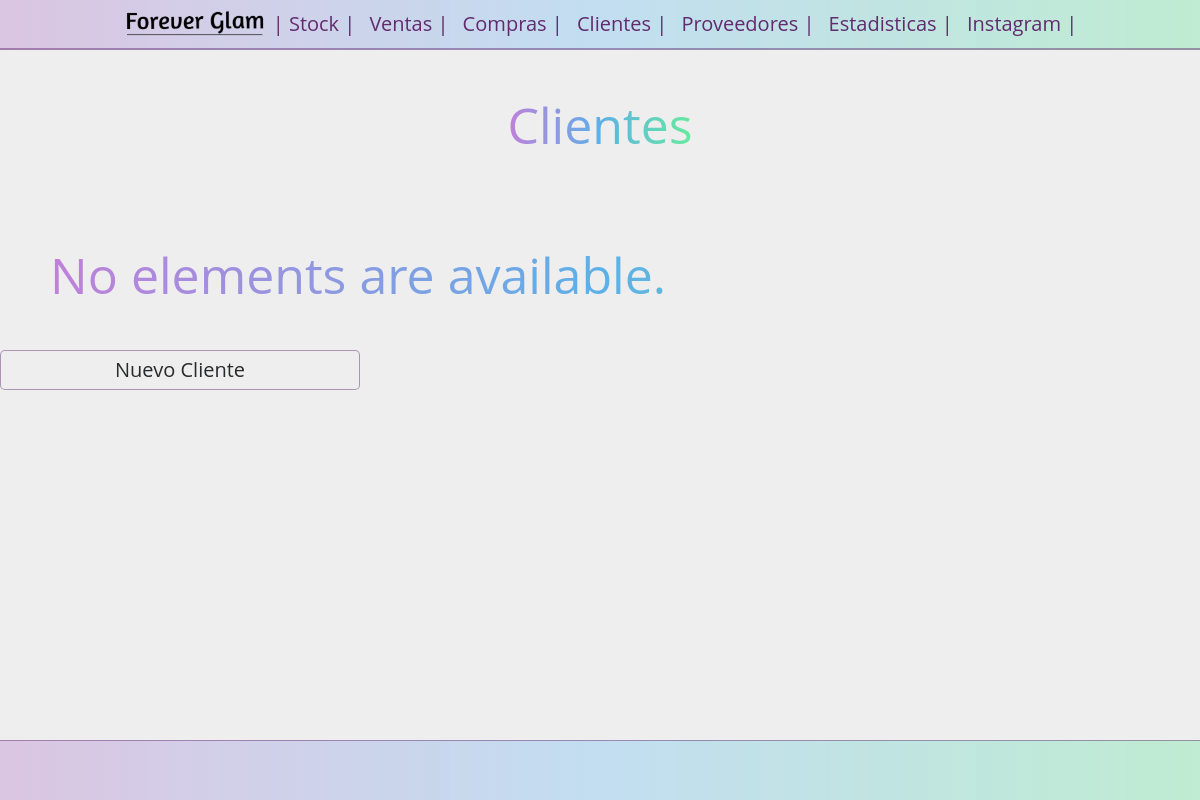
Before: /clients/ with the older database file.
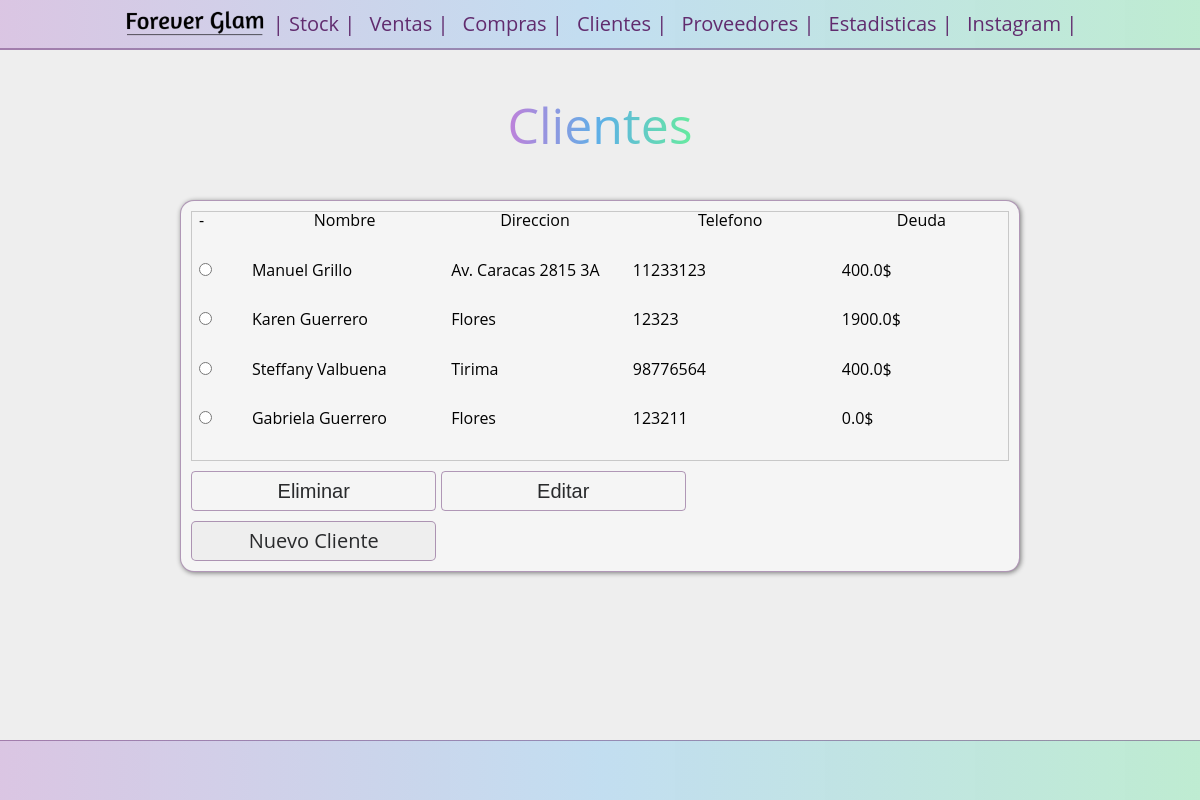
After: the same page with the newer database file.
### clients/models.py (models this page shows, shortened)
class Client(models.Model):
    name = models.CharField(max_length=100)
    tlf = models.CharField(max_length=15, default='')
    debt = models.FloatField(default=0)
    address = models.CharField(max_length=100)

### clients/views.py (the view)
# urls.py: path("",  views.index, name= "index"),
def index(request):
    clients_list = Client.objects.all()
    return render(request, "clients/index.html",{
        'clients_list' : clients_list
    })

### clients/templates/clients/index.html (shortened to what this page needs)
{% load static %}
<!DOCTYPE html>
<html lang="es">
<head>
    <link rel="stylesheet" href="{% static 'stock/reset.css' %}">
    <link rel="stylesheet" href="{% static 'stock/style_g.css' %}">
</head>
<body>
        <header>
            <nav>
                <figure>
                    <a href="{% url 'stock:index'%}"><img src="{% static 'stock/images/logo_negro.png'  %}" alt=" logo"class="image"></a>
                </figure>
                <ul class="main-nav">
                    <li><a href="{% url 'stock:index'%}">| Stock</a></li>
                    <li><a href="#">Ventas</a></li>
                    <li><a href="#">Compras</a></li>
                    <li><a href="{% url 'clients:index'%}">Clientes</a></li>
                    <li><a href="#">Proveedores</a></li>
                    <li><a href="#">Estadisticas</a></li>
                    <li><a href="https://www.instagram.com/foreverglam.ya/?hl=es">Instagram</a></li>
                </ul>
            </nav>
            <h1 class="titulo">Clientes</h1>
        </header>
    {% if clients_list %}
        <main>
        <form action="{% url 'clients:update_or_delete'%}" method="post" class="main-form">
            <div class="table-container">
                <table class="main-table">
                    <tr>
                    <td >-</td>
                    <th id="nombre"><strong>Nombre </strong></th>
                    <th ><strong> Direccion </strong></th>
                    <th ><strong> Telefono </strong></th>
                    <th ><strong> Deuda </strong></th>
                    </tr>
                    {% for choice in clients_list  %}
                            <tr class="main-table__row">
                            <td><input
                                type="radio"
                                name="choice"
                                id="choice{{ forloop.counter }}"
                                value="{{choice.id}}"></td>
                            <label for="choice{{ forloop.counter }}">
                                <td>{{choice.name}}</td>
                                <td>{{choice.address}}</td>
                                <td>{{choice.tlf}}</td>
                                <td>{{choice.debt}}$</td>
                                </tr>
                    {% endfor %}
                </table>
            </div>
            <input type="submit" name="action" value="Eliminar">
            <input type="submit" name="action" value="Editar">
            <a href="{% url 'clients:new'%}" class="button_grillo" >Nuevo Cliente</a>
        </form>
        </main>
    {% else %}
        <p class="titulo">No elements are available.</p>
        <a href="{% url 'clients:new'%}" class="button_grillo" >Nuevo Cliente</a>
    {% endif %}
    <footer>
    </footer>
</body>

### stock/static/stock/style_g.css (style rules this page uses)
* { box-sizing: border-box; margin: 0; padding: 0; }
html { font-family: 'Open Sans', 'Helvetica Neue', sans-serif; }
body { background-color: #eee; }
header { align-items: center; justify-content: center; display: flex; flex-direction: column; }
.titulo { margin: 50px; align-items: center; background: linear-gradient( to right, #c080da, #5db0e7, #67eb9e ); -webkit-background-clip: text; -webkit-text-fill-color: transparent; font-size: 50px; }
main { align-items: center; justify-content: center; display: flex; flex-direction: column; }
nav { background: linear-gradient( to right, #d2b4deb2, #aed6f1b0, #abebc6b4 ); border-bottom: 2px solid #612b6e77; width: 100%; height: 50px; align-items: center; justify-content: center; display: inline-flex; }
.main-nav { color: transparent; margin-top: 10px; list-style: none; margin-bottom: 10px; }
.main-nav li { display: inline-block; }
.main-nav a { color: #612b6e; padding: 5px; text-decoration: none; font-size: 20px; }
.main-nav a::after { content: " |"; }
.main-form { align-items: left; justify-content: left; background: #f5f5f5; border: 1px solid #612b6e77; border-radius: 14px; padding: 10px; margin-bottom: 20px; width: 70%; box-shadow: 1px 1px 5px 0 #0000007c; }
label { font-weight: bold; font-size: 14 px; margin-top: 10px; margin-bottom: 4 px; color: purple; }
input[type="submit"] { background: transparent; color: #292a2c; border-radius: 4px; border: 1px solid #612b6e77; width: 30%; height: 40px; margin-top: 10px; font-size: 20px; }
.button_grillo { padding: 5px; padding-top: 9px; margin-top: 10px; width: 30%; height: 40px; font-size: 20px; background: #eee; color: #292a2c; border-radius: 5px; border: 1px solid #612b6e77; align-items: center; display: flex; flex-direction: column; text-decoration: none; }
.table-container { overflow: scroll; height: 250px; }
.main-table { border: 1px solid rgb(200, 200, 200); background: transparent; padding: 4px; height: 100%; width: 100%; }
.main-table__row { border: 2px #292a2c !important; }
.main-table tr th { text-align: center; color: black; border: 4px #000000; }
.main-table tr td { padding-left: 7px; text-align: left; border: 7px #292a2c; width: 20px; height: 10px; }
#nombre { border: 2px black; }
footer { background: linear-gradient( to right, #d2b4deb2, #aed6f1b0, #abebc6b4 ); position: absolute; bottom: 0; border-top: 1px solid #612b6e77; width: 100%; height: 60px; align-items: center; justify-content: center; display: flex; flex-direction: column; }
.image { width: 150px; height: auto; }
figure { float: left; }

Changed rows visible on the page:
added Client: name "Manuel Grillo", address "Av. Caracas 2815 3A", tlf "11233123", debt "400.0"
added Client: name "Karen Guerrero", address "Flores", tlf "12323", debt "1900.0"
added Client: name "Steffany Valbuena", address "Tirima", tlf "98776564", debt "400.0"
added Client: name "Gabriela Guerrero", address "Flores", tlf "123211", debt "0.0"
Other visible differences:
form field action: (not shown) → "Eliminar"
form field action: (not shown) → "Editar"
text no longer shown: "No elements are available."
text now shown: "- Nombre Direccion Telefono Deuda"
